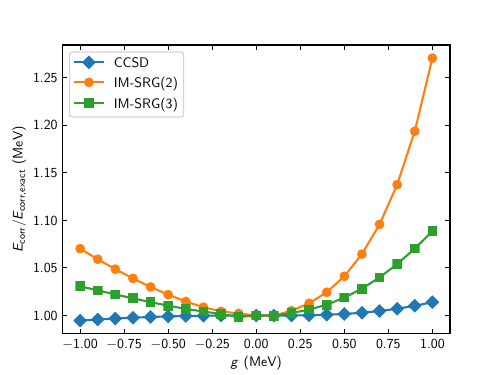

The Python source for this figure:
import json
import os

import matplotlib.pyplot as plt
import matplotlib

os.chdir(os.path.dirname(os.path.abspath(__file__)))

# matplotlib font configurations
matplotlib.rcParams["text.latex.preamble"] = [
    # i need upright \micro symbols, but you need...
    r"\usepackage{siunitx}",
    # ...this to force siunitx to actually use your fonts
    r"\sisetup{detect-all}",
    #  # set the normal font here
    #  r"\usepackage{helvet}",
    #  # load up the sansmath so that math -> helvet
    r"\usepackage{sansmath}",
    #  # <- tricky! -- gotta actually tell tex to use!
    r"\sansmath",
]

# Use tex for matplotlib
plt.rc("text", usetex=True)

with open("data/pairing_ham_data.json") as f:
    data = json.load(f)

plot_configs = {
    #  "exact": {
    #      "label": "Exact",
    #      "line_style": "^-",
    #  },
    "ccsd": {"label": "CCSD", "line_style": "D-",},
    "imsrg2": {"label": "IM-SRG(2)", "line_style": "o-",},
    "imsrg3": {"label": "IM-SRG(3)", "line_style": "s-",},
}

fig, ax = plt.subplots()

E_exact = data["exact"]["E"]
g_exact = data["exact"]["g"]
E_exact_corr = [E_exact[i] - (2 - g_exact[i]) for i in range(len(E_exact))]

for key in plot_configs:
    print(key)
    label = plot_configs[key]["label"]
    line_style = plot_configs[key]["line_style"]
    g = data[key]["g"]
    E = data[key]["E"]
    E_corr = [E[i] - (2 - g[i]) for i in range(len(E))]

    E_corr_rel = [
        E_corr[i] / E_exact_corr[i] if g[i] != 0.0 else 1 for i in range(len(E))
    ]

    ax.plot(g, E_corr_rel, line_style, label=label)

ax.tick_params(bottom=True, top=True, left=True, right=True)
ax.tick_params(axis="x", direction="in")
ax.tick_params(axis="y", direction="in")

plt.legend()
plt.xlabel(r"$g$ (MeV)")
plt.ylabel(r"$E_{\text{corr}}/E_{\text{corr,exact}}$ (MeV)")

plt.gcf().set_size_inches(5, 3.75)
plt.savefig("pairing_ham_imsrg3_relative.pdf", dpi=300, transparent=True)

plt.close(fig=fig)
